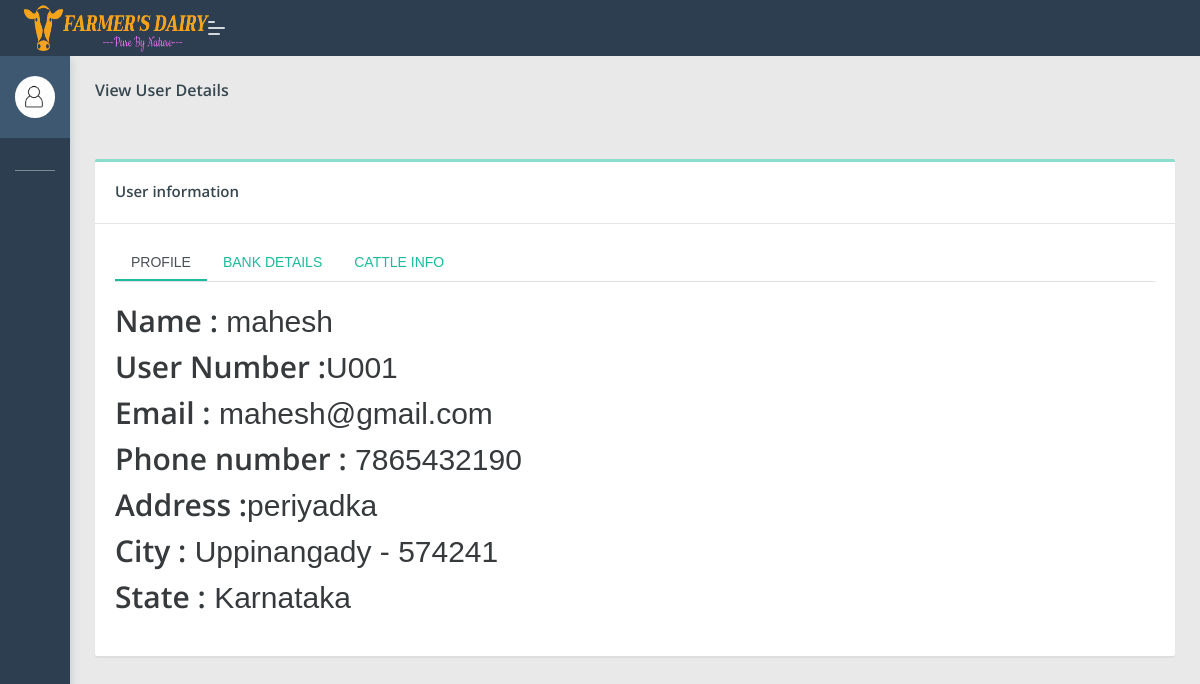
Page /dipo/viewuser_details.php?mid=2 on the committed database.
### tables this page shows
CREATE TABLE `add_user` (
  `u_id` int(100) NOT NULL,
  `fname` varchar(100) NOT NULL,
  `lname` varchar(100) NOT NULL,
  `userno` varchar(100) NOT NULL,
  `email` varchar(100) NOT NULL,
  `password` varchar(100) NOT NULL,
  `phone_no` varchar(100) NOT NULL,
  `address` varchar(100) NOT NULL,
  `city` varchar(100) NOT NULL,
  `state` varchar(100) NOT NULL,
  `pincode` varchar(100) NOT NULL,
  `no_cattle` varchar(100) NOT NULL,
  `insurance` varchar(100) NOT NULL,
  `no_insured_cattles` varchar(100) NOT NULL,
  `accno` varchar(100) NOT NULL,
  `ifsc_code` varchar(100) NOT NULL,
  `bank` varchar(100) NOT NULL,
  `dippoid` varchar(100) NOT NULL
);

### dipo/viewuser_details.php (the view, shortened to what this page needs)
 <!DOCTYPE html>
<html lang="en">
<head>
    <link rel="stylesheet" href="assets/css/style.css">
</head>
<body class="">
	<nav class="pcoded-navbar  ">
		<div class="navbar-wrapper  ">
			<div class="navbar-content scroll-div " >
					<div class="">
					<div class="main-menu-header">
						<img class="img-radius" src="assets/images/user/avatar-2.jpg" alt="User-Profile-Image">
						<div class="user-details">
						</div>
					</div>
				</div>
				<ul class="nav pcoded-inner-navbar ">
					<li class="nav-item pcoded-menu-caption">
					</li>
					<li class="nav-item">
					    <a href="main.php" class="nav-link "><span class="pcoded-micon"><i class="feather icon-home"></i></span><span class="pcoded-mtext">Dashboard</span></a>
					</li>
					<li class="nav-item pcoded-hasmenu">
					    <a href="#!" class="nav-link "><span class="pcoded-micon"><i class="feather icon-align-justify"></i></span><span class="pcoded-mtext">Staff Details</span></a>
					</li>
					<li class="nav-item pcoded-hasmenu">
					    <a href="#!" class="nav-link "><span class="pcoded-micon"><i class="feather icon-align-justify"></i></span><span class="pcoded-mtext">User Details</span></a>
					</li>
						<li class="nav-item pcoded-hasmenu">
					    <a href="#!" class="nav-link "><span class="pcoded-micon"><i class="feather icon-align-justify"></i></span><span class="pcoded-mtext">Milk Details</span></a>
					</li>
					<li class="nav-item pcoded-hasmenu">
					    <a href="#!" class="nav-link "><span class="pcoded-micon"><i class="feather icon-align-justify"></i></span><span class="pcoded-mtext">Facilities</span></a>
					</li>
                        <li class="nav-item">
					    <a href="viewfeedb.php" class="nav-link "><span class="pcoded-micon"><i class="feather icon-align-justify"></i></span><span class="pcoded-mtext">View feedback</span></a>
					</li>
				</ul>
			</div>
		</div>
	</nav>
	<header class="navbar pcoded-header navbar-expand-lg navbar-light header-dark">
				<div class="m-header">
					<a class="mobile-menu" id="mobile-collapse" href="#!"><span></span></a>
					<a href="#!" class="b-brand">
						<img src="assets/images/67.png" width="190px" height="50px" class="logo">
					</a>
				</div>
				<div class="collapse navbar-collapse">
					<ul class="navbar-nav mr-auto">
						<li class="nav-item">
							<a href="#!" class="pop-search"><i class="feather icon-search"></i></a>
						</li>
					</ul>
					<ul class="navbar-nav ml-auto">
						<li>
							<div class="dropdown drp-user">
								<a href="#" class="dropdown-toggle" data-toggle="dropdown">
									<i class="feather icon-user"></i>
								</a>
							</div>
						</li>
					</ul>
				</div>
	</header>
<section class="pcoded-main-container">
    <div class="pcoded-content">
       <div class="page-header">
            <div class="page-block">
                <div class="row align-items-center">
                    <div class="col-md-12">
                        <div class="page-header-title">
                            <h5 class="m-b-10">View User Details</h5>
                        </div>
                        <ul class="breadcrumb">
                            <li class="breadcrumb-item"><a href="index.html"><i class="feather icon-home"></i></a></li>
                        </ul>
                    </div>
                </div>
            </div>
        </div>
            	<div class="row">
			<div class="col-sm-12">
				<div class="card">
					<div class="card-header">
						<h5>User information</h5>
					</div>
					<div class="card-body">
						<ul class="nav nav-tabs mb-3" id="myTab" role="tablist">
							<li class="nav-item">
								<a class="nav-link active text-uppercase" id="home-tab" data-toggle="tab" href="#home" role="tab" aria-controls="home" aria-selected="true">Profile</a>
							</li>
							<li class="nav-item">
								<a class="nav-link text-uppercase" id="profile-tab" data-toggle="tab" href="#profile" role="tab" aria-controls="profile" aria-selected="false">Bank Details</a>
							</li>
							<li class="nav-item">
								<a class="nav-link text-uppercase" id="contact-tab" data-toggle="tab" href="#contact" role="tab" aria-controls="contact" aria-selected="false">Cattle info</a>
							</li>
						</ul>
						<?php
						if(isset($_GET['mid']))
							{
								$miid=$_GET['mid'];
								include 'config.php';
								$sql1 = "select * from add_user where u_id='".$miid."'";
								$result1 = mysqli_query($con,$sql1);
								$num1=mysqlI_num_rows($result1);
								if($num1 > 0)
								{
								while($row1 = mysqli_fetch_array($result1))
								{
								$fname=$row1[1];
								$userno=$row1[3];
								$email=$row1[4];
								$phone=$row1[6];
								$address=$row1[7];
								$city=$row1[8];
								$state=$row1[9];
								$pincode=$row1[10];
								}
								}
							}
								?>
						<div class="tab-content" id="myTabContent">
							<div class="tab-pane fade show active" id="home" role="tabpanel" aria-labelledby="home-tab">
								<p style="font-size:30px;">
								<b>Name :</b> <?php echo $fname; ?>&nbsp;<?php echo $lname; ?><br><b>User Number :</b><?php echo $userno; ?><br><b>Email :</b> <?php echo $email; ?><br><b>Phone number :</b> <?php echo $phone; ?><br><b>Address :</b><?php echo $address; ?><br>
								<b>City :</b> <?php echo $city; ?> - <?php echo $pincode; ?><br><b>State :</b> <?php echo $state; ?><br>
								</p>
							</div>
						</div>
					</div>
				</div>
			</div>
			</div>
        </div>
</section>
</body>
</html>

### rows in the picture
add_user: fname "mahesh", userno "U001", email "mahesh@gmail.com", phone_no "7865432190", address "periyadka", city "Uppinangady", pincode "574241", state "Karnataka"
